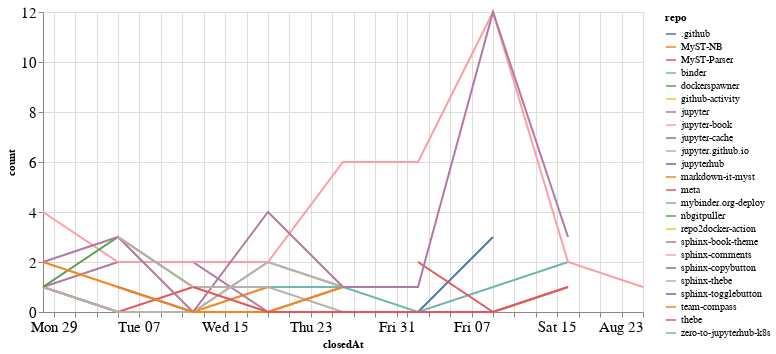

Source (notebook cell):
### Code cell
closed_by_time = closed_by.groupby('repo').resample('W', on='closedAt').count()['author'].reset_index()
closed_by_time = closed_by_time.rename(columns={'author': 'count'})

alt.Chart(closed_by_time, width=600).mark_line().encode(
    x='closedAt',
    y='count',
    color='repo',
    tooltip="repo"
)

### Figure 1 — Vega-Lite specification as saved in the notebook (floating-point values rounded to 4 significant figures)
{"config": {"axisLeft": {"labelFontSize": 15}, "axisBottom": {"labelFontSize": 15}}, "data": {"name": "data-3ee0ab41b026da39c645dd6a7a77f5de"}, "mark": "line", "encoding": {"color": {"type": "nominal", "field": "repo"}, "tooltip": {"type": "nominal", "field": "repo"}, "x": {"type": "temporal", "field": "closedAt"}, "y": {"type": "quantitative", "field": "count"}}, "width": 600, "$schema": "https://vega.github.io/schema/vega-lite/v4.8.1.json", "datasets": {"data-3ee0ab41b026da39c645dd6a7a77f5de": [{"repo": ".github", "closedAt": "2020-07-05T00:00:00", "count": 1}, {"repo": ".github", "closedAt": "2020-07-12T00:00:00", "count": 0}, {"repo": ".github", "closedAt": "2020-07-19T00:00:00", "count": 0}, {"repo": ".github", "closedAt": "2020-07-26T00:00:00", "count": 0}, {"repo": ".github", "closedAt": "2020-08-02T00:00:00", "count": 0}, {"repo": ".github", "closedAt": "2020-08-09T00:00:00", "count": 3}, {"repo": "MyST-NB", "closedAt": "2020-06-28T00:00:00", "count": 1}, {"repo": "MyST-NB", "closedAt": "2020-07-05T00:00:00", "count": 0}, {"repo": "MyST-NB", "closedAt": "2020-07-12T00:00:00", "count": 0}, {"repo": "MyST-NB", "closedAt": "2020-07-19T00:00:00", "count": 1}, {"repo": "MyST-Parser", "closedAt": "2020-06-28T00:00:00", "count": 1}, {"repo": "MyST-Parser", "closedAt": "2020-07-05T00:00:00", "count": 0}, {"repo": "MyST-Parser", "closedAt": "2020-07-12T00:00:00", "count": 1}, {"repo": "MyST-Parser", "closedAt": "2020-07-19T00:00:00", "count": 1}, {"repo": "binder", "closedAt": "2020-06-28T00:00:00", "count": 1}, {"repo": "binder", "closedAt": "2020-07-05T00:00:00", "count": 0}, {"repo": "binder", "closedAt": "2020-07-12T00:00:00", "count": 0}, {"repo": "binder", "closedAt": "2020-07-19T00:00:00", "count": 2}, {"repo": "binder", "closedAt": "2020-07-26T00:00:00", "count": 1}, {"repo": "binder", "closedAt": "2020-08-02T00:00:00", "count": 0}, {"repo": "binder", "closedAt": "2020-08-09T00:00:00", "count": 1}, {"repo": "binder", "closedAt": "2020-08-16T00:00:00", "count": 2}, {"repo": "dockerspawner", "closedAt": "2020-06-28T00:00:00", "count": 2}, {"repo": "github-activity", "closedAt": "2020-08-09T00:00:00", "count": 2}, {"repo": "jupyter", "closedAt": "2020-06-28T00:00:00", "count": 1}, {"repo": "jupyter", "closedAt": "2020-07-05T00:00:00", "count": 2}, {"repo": "jupyter", "closedAt": "2020-07-12T00:00:00", "count": 2}, {"repo": "jupyter", "closedAt": "2020-07-19T00:00:00", "count": 0}, {"repo": "jupyter", "closedAt": "2020-07-26T00:00:00", "count": 1}, {"repo": "jupyter-book", "closedAt": "2020-06-28T00:00:00", "count": 4}, {"repo": "jupyter-book", "closedAt": "2020-07-05T00:00:00", "count": 2}, {"repo": "jupyter-book", "closedAt": "2020-07-12T00:00:00", "count": 2}, {"repo": "jupyter-book", "closedAt": "2020-07-19T00:00:00", "count": 2}, {"repo": "jupyter-book", "closedAt": "2020-07-26T00:00:00", "count": 6}, {"repo": "jupyter-book", "closedAt": "2020-08-02T00:00:00", "count": 6}, {"repo": "jupyter-book", "closedAt": "2020-08-09T00:00:00", "count": 12}, {"repo": "jupyter-book", "closedAt": "2020-08-16T00:00:00", "count": 2}, {"repo": "jupyter-book", "closedAt": "2020-08-23T00:00:00", "count": 1}, {"repo": "jupyter-cache", "closedAt": "2020-06-28T00:00:00", "count": 1}, {"repo": "jupyter.github.io", "closedAt": "2020-06-28T00:00:00", "count": 1}, {"repo": "jupyter.github.io", "closedAt": "2020-07-05T00:00:00", "count": 0}, {"repo": "jupyter.github.io", "closedAt": "2020-07-12T00:00:00", "count": 0}, {"repo": "jupyter.github.io", "closedAt": "2020-07-19T00:00:00", "count": 2}, {"repo": "jupyter.github.io", "closedAt": "2020-07-26T00:00:00", "count": 1}, {"repo": "jupyterhub", "closedAt": "2020-07-12T00:00:00", "count": 1}, {"repo": "markdown-it-myst", "closedAt": "2020-08-09T00:00:00", "count": 1}, {"repo": "meta", "closedAt": "2020-08-02T00:00:00", "count": 2}, {"repo": "meta", "closedAt": "2020-08-09T00:00:00", "count": 0}, {"repo": "meta", "closedAt": "2020-08-16T00:00:00", "count": 1}, {"repo": "mybinder.org-deploy", "closedAt": "2020-07-19T00:00:00", "count": 1}, {"repo": "mybinder.org-deploy", "closedAt": "2020-07-26T00:00:00", "count": 1}, {"repo": "nbgitpuller", "closedAt": "2020-06-28T00:00:00", "count": 1}, {"repo": "nbgitpuller", "closedAt": "2020-07-05T00:00:00", "count": 3}, {"repo": "nbgitpuller", "closedAt": "2020-07-12T00:00:00", "count": 1}, {"repo": "repo2docker-action", "closedAt": "2020-07-26T00:00:00", "count": 1}, {"repo": "sphinx-book-theme", "closedAt": "2020-06-28T00:00:00", "count": 2}, {"repo": "sphinx-book-theme", "closedAt": "2020-07-05T00:00:00", "count": 3}, {"repo": "sphinx-book-theme", "closedAt": "2020-07-12T00:00:00", "count": 0}, {"repo": "sphinx-book-theme", "closedAt": "2020-07-19T00:00:00", "count": 4}, {"repo": "sphinx-book-theme", "closedAt": "2020-07-26T00:00:00", "count": 1}, {"repo": "sphinx-book-theme", "closedAt": "2020-08-02T00:00:00", "count": 1}, {"repo": "sphinx-book-theme", "closedAt": "2020-08-09T00:00:00", "count": 12}, {"repo": "sphinx-book-theme", "closedAt": "2020-08-16T00:00:00", "count": 3}, {"repo": "sphinx-comments", "closedAt": "2020-08-16T00:00:00", "count": 4}, {"repo": "sphinx-copybutton", "closedAt": "2020-07-26T00:00:00", "count": 2}, {"repo": "sphinx-thebe", "closedAt": "2020-07-05T00:00:00", "count": 3}, {"repo": "sphinx-thebe", "closedAt": "2020-07-12T00:00:00", "count": 1}, {"repo": "sphinx-thebe", "closedAt": "2020-07-19T00:00:00", "count": 1}, {"repo": "sphinx-thebe", "closedAt": "2020-07-26T00:00:00", "count": 0}, {"repo": "sphinx-thebe", "closedAt": "2020-08-02T00:00:00", "count": 0}, {"repo": "sphinx-thebe", "closedAt": "2020-08-09T00:00:00", "count": 0}, {"repo": "sphinx-thebe", "closedAt": "2020-08-16T00:00:00", "count": 1}, {"repo": "sphinx-togglebutton", "closedAt": "2020-08-09T00:00:00", "count": 3}, {"repo": "team-compass", "closedAt": "2020-06-28T00:00:00", "count": 2}, {"repo": "team-compass", "closedAt": "2020-07-05T00:00:00", "count": 1}, {"repo": "team-compass", "closedAt": "2020-07-12T00:00:00", "count": 0}, {"repo": "team-compass", "closedAt": "2020-07-19T00:00:00", "count": 0}, {"repo": "team-compass", "closedAt": "2020-07-26T00:00:00", "count": 1}, {"repo": "thebe", "closedAt": "2020-07-12T00:00:00", "count": 1}, {"repo": "thebe", "closedAt": "2020-07-19T00:00:00", "count": 0}, {"repo": "thebe", "closedAt": "2020-07-26T00:00:00", "count": 0}, {"repo": "thebe", "closedAt": "2020-08-02T00:00:00", "count": 0}, {"repo": "thebe", "closedAt": "2020-08-09T00:00:00", "count": 0}, {"repo": "thebe", "closedAt": "2020-08-16T00:00:00", "count": 1}, {"repo": "zero-to-jupyterhub-k8s", "closedAt": "2020-07-05T00:00:00", "count": 1}]}}
